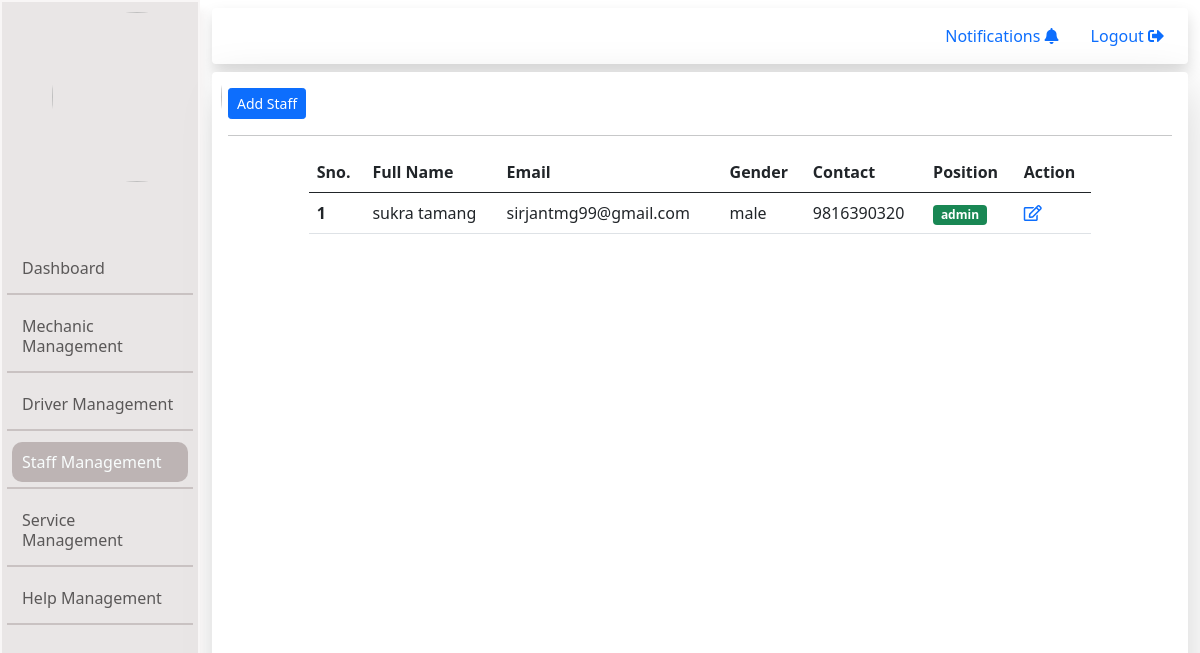
The app's page /myadmin/staff_mngt/ with its own data.
### tracker/models/staff.py (models this page shows, shortened)
class Staff(Person):
    staffId = models.AutoField(unique=True,primary_key=True)
    admin = models.BooleanField(default=False)

### myadmin/views/staff_view.py (the view)
# urls.py: path("",StaffIndexView.as_view(),name="staff_index"),
class StaffIndexView(View):
    def get(self,request):
        staffs = Staff.objects.all()
        context = {
            'staffs':staffs
        }
        return render(request,"myadmin/staff/index.html",context)

### templates/myadmin/staff/index.html (shortened to what this page needs)
{% extends 'myadmin/base/layout.html' %}
{% block inner_content %}
    <div class="shadow-lg p-3 mb-2 bg-body rounded" id="main_content">
        <div>
            <a href="{% url 'admin_driver_add' %}" class="btn btn-sm btn-primary">Add Staff</a>
        </div>
        <hr>
        <div class="row">
            <div class="col-10 mx-auto">
                <table class="table">
                    <thead>
                      <tr>
                        <th scope="col">Sno.</th>
                        <th scope="col">Full Name</th>
                        <th scope="col">Email</th>
                        <th scope="col">Gender</th>
                        <th scope="col">Contact </th>
                        <th scope="col">Position</th>
                        <th scope="col">Action</th>
                      </tr>
                    </thead>
                    <tbody>
                      {% for staff in staffs %}
                      <tr>
                        <th scope="row">{{forloop.counter}}</th>
                        <td>{{staff.fname}} {{staff.lname}}</td>
                        <td>{{staff.email}}</td>
                        <td>{{staff.gender}}</td>
                        <td>{{staff.contact_no}}</td>
                        <td>
                          {% if staff.admin %}
                          <span class="badge bg-success">
                            admin
                          </span>
                          {% else %}
                          <span class="badge bg-warning">
                            staff
                          </span>
                          {% endif %}
                        </td>
                        <td>
                          <a href="">
                            <i class="far fa-edit"></i>
                          </a>
                        </td>
                      </tr>
                      {% endfor %}
                    </tbody>
                  </table>
            </div>
        </div>
    </div>
{% endblock inner_content %}

### static/css/myadmin.css (style rules this page uses)
#main_content { height:90vh; }

### records on screen
Staff: fname "sukra", lname "tamang", email "sirjantmg99@gmail.com", gender "male", contact_no "9816390320", admin "admin"
